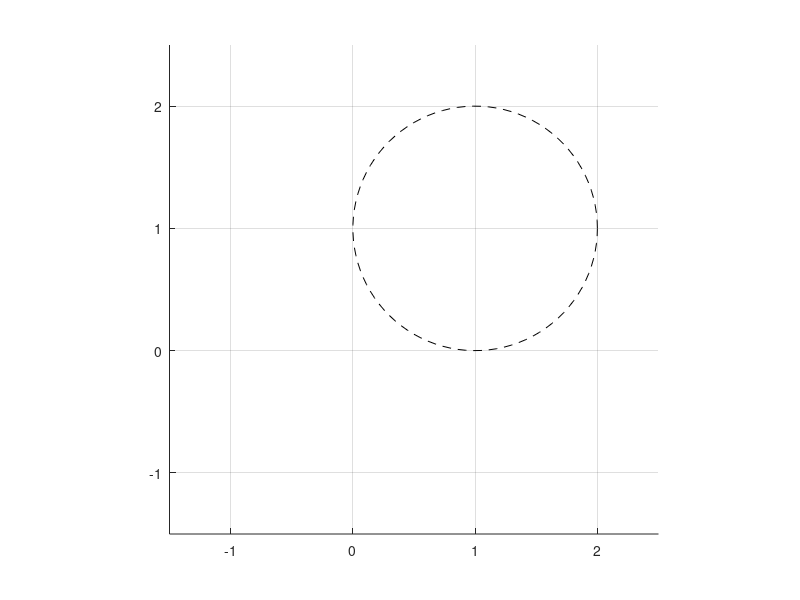

This figure's MATLAB source: (Note: this script raises an error after producing the figure.)
clc
clear
close all

global L1 L2 L3
L1 = 1;
L2 = 1;
L3 = 1;
 
q_bef = [0; 0; 0];
qd0 = [0; 0; 0];

% Circle
xc = 1; % Center X-coordinate of the circle
yc = 1;   % Center Y-coordinate of the circle
r = 1;    % Radius of circle

% Define parameters for p2's desired circular path
xc2 = 1;    % Center X-coordinate of circle  2
yc2 = 0;      % Center Y-coordinate of circle 2
r2 = 1;     % Radius of circle 2

t0 = 0;
tf = 2*pi; 
delta = 0.01;

figure;
hold on;
axis equal;
grid on;
xlim([-1.5, 2.5]);
ylim([-1.5, 2.5]);

theta = linspace(0, 2*pi, 100);
x_circle = xc + r * cos(theta);
y_circle = yc + r * sin(theta);
plot(x_circle, y_circle, 'k--');

Kp = 10; % gain stability

path_x = [];
path_y = [];

path2_x = [];
path2_y = [];

for t = t0:delta:tf
    % desired position circle
    xd = xc + r * cos(t);
    yd = yc + r * sin(t);
    xdotd = -r * sin(t);
    ydotd = r * cos(t);

    % forward kinematics
    [p0, p1, p2, p3] = ForKin(q_bef);

    % position circle 2
    xd2 = xc2 + r2 * cos(t);
    yd2 = yc2 + r2 * sin(t);

    % velocity circle 2
    xdotd2 = -r2 * sin(t);
    ydotd2 = r2 * cos(t);


    % position error
    e = [xd; yd; 0] - p3;
    e2 = [xd2; yd2; 0] - p2;


    rd = [xdotd; ydotd; 0] + Kp*e;
    rd2 = [xdotd2; ydotd2; 0] + Kp*e2;
    
    % qd0 second task
    qd0 = pinv(Jacob2(q_bef)*(eye(3) - pinv(Jacob(q_bef))*Jacob(q_bef)))*(rd2 - Jacob2(q_bef)*pinv(Jacob(q_bef))*rd);

    qd = InvKin(q_bef, rd, qd0);

    % Update joint positions
    q = q_bef + qd * delta;

    % forward kinematics
    [p0, p1, p2, p3] = ForKin(q);
    
    % Store end-effector position for plotting path
    path_x = [path_x; p3(1)];
    path_y = [path_y; p3(2)];

    path2_x = [path2_x; p2(1)];
    path2_y = [path2_y; p2(2)];

    % Plot the manipulator
    clf; % Clear figure
    hold on;
    axis equal;
    grid on;
    xlim([-1.5, 2.5]);
    ylim([-1.5, 2.5]);
    plot(x_circle, y_circle, 'k--'); % Desired path (circle)
    plot(path_x, path_y, 'r-', 'LineWidth', 1); % Actual end-effector path
    plot(path2_x, path2_y, 'r-', 'LineWidth', 1); % Actual end-effector path
    plot([p0(1) p1(1)], [p0(2) p1(2)], 'b-', 'LineWidth', 2); % Link 1
    plot([p1(1) p2(1)], [p1(2) p2(2)], 'b-', 'LineWidth', 2); % Link 2
    plot([p2(1) p3(1)], [p2(2) p3(2)], 'b-', 'LineWidth', 2); % Link 3
    
    % Plot joints
    plot(p0(1), p0(2), 'ko', 'MarkerSize', 5, 'MarkerFaceColor', 'k'); % Base joint
    plot(p1(1), p1(2), 'ko', 'MarkerSize', 5, 'MarkerFaceColor', 'k'); % Joint 1
    plot(p2(1), p2(2), 'ko', 'MarkerSize', 5, 'MarkerFaceColor', 'k'); % Joint 2
    plot(p3(1), p3(2), 'ko', 'MarkerSize', 5, 'MarkerFaceColor', 'k'); % End effector
        
    title('3-Link Manipulator Moving Along a Circle');
    xlabel('X Position');
    ylabel('Y Position');
    drawnow;

    q_bef = q;

end